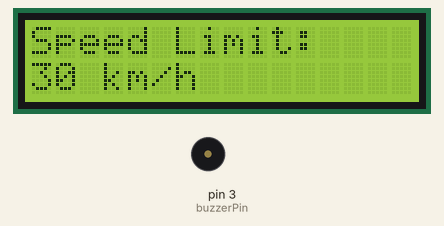
Bench run of a sketch on a simulated Arduino Uno, built with avr-gcc and run on an emulated ATmega328P. Parts: 16×2 character LCD, buzzer (waves = sounding).

Above: at 0.4 s.
At 3.22 s:
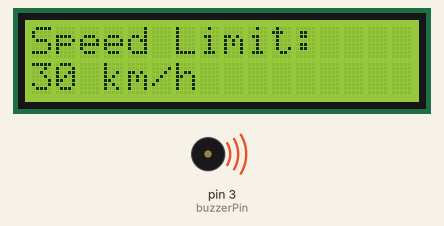
Timing chart, 0 to 130.0 s (numbered marks = the images above):
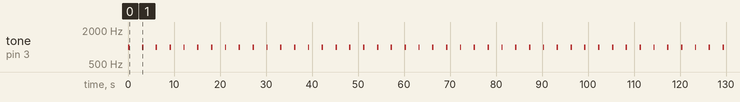

Measured:
- by itself, tone on pin 3 (buzzerPin): alternates 1000 Hz for 0.30 s and silent for 2.7 s

The sketch:

Notification_Module.ino.ino
```cpp
// Notification Unit with LCD + Buzzer
#include <LiquidCrystal.h>

LiquidCrystal lcd(7, 8, 9, 10, 11, 12);
const int buzzerPin = 3;

void setup() {
  lcd.begin(16, 2);
  pinMode(buzzerPin, OUTPUT);
}

void loop() {
  int zoneLimit = 30; // Example value received from RF
  lcd.clear();
  lcd.setCursor(0, 0);
  lcd.print("Speed Limit:");
  lcd.setCursor(0, 1);
  lcd.print(zoneLimit);
  lcd.print(" km/h");

  // Alert driver
  tone(buzzerPin, 1000, 300);
  delay(3000);
}
```
